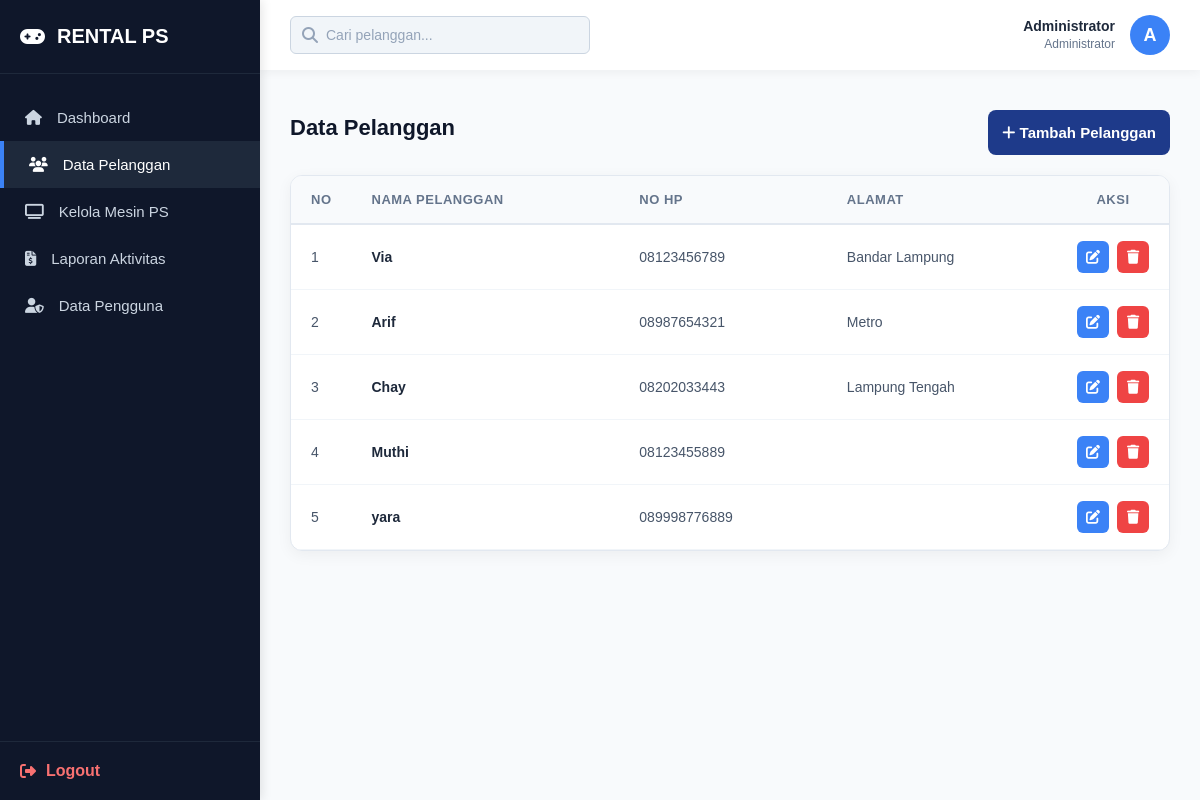
/admin/pelanggan.php (signed in), run on the app's committed database.
### tables this page shows
CREATE TABLE `pelanggan` (
  `id_pelanggan` int NOT NULL,
  `nama_pelanggan` varchar(100) NOT NULL,
  `no_hp` varchar(20) NOT NULL,
  `alamat` text
);

### admin/pelanggan.php (the view, shortened to what this page needs)
<?php
include '../config/koneksi.php';
$action = isset($_GET['action']) ? $_GET['action'] : '';
?>
<!DOCTYPE html>
<html lang="id">
<head>
    <link rel="stylesheet" href="../assets/css/style.css">
    <link rel="stylesheet" href="https://cdnjs.cloudflare.com/ajax/libs/font-awesome/6.4.0/css/all.min.css">
</head>
<body class="dashboard-body">
    <div class="sidebar">
        <div class="sidebar-brand"><i class="fa-solid fa-gamepad"></i> RENTAL PS</div>
        <ul class="sidebar-menu">
            <li><a href="dashboard.php"><i class="fa-solid fa-house"></i> Dashboard</a></li>
            <li><a href="pelanggan.php" class="active"><i class="fa-solid fa-users"></i> Data Pelanggan</a></li>
            <li><a href="ps_unit.php"><i class="fa-solid fa-tv"></i> Kelola Mesin PS</a></li>
            <li><a href="laporan.php"><i class="fa-solid fa-file-invoice-dollar"></i> Laporan Aktivitas</a></li>
            <li><a href="pengguna.php"><i class="fa-solid fa-user-shield"></i> Data Pengguna</a></li>
        </ul>
        <div class="sidebar-bottom">
            <a href="../auth/logout.php" class="logout-btn"><i class="fa-solid fa-right-from-bracket"></i> Logout</a>
        </div>
    </div>
    <div class="main-content">
        <div class="topbar">
            <form action="" method="GET" class="search-bar">
                <i class="fa-solid fa-magnifying-glass"></i>
                <input type="text" name="search" placeholder="Cari pelanggan..." value="<?= isset($_GET['search']) ? $_GET['search'] : ''; ?>">
            </form>
            <div class="user-profile">
                <div class="user-info">
                    <span class="user-name"><?= $_SESSION['nama']; ?></span>
                    <span class="user-role">Administrator</span>
                </div>
                <div class="user-avatar"><?= substr($_SESSION['nama'], 0, 1); ?></div>
            </div>
        </div>
        <div class="content-area">
            <?php if ($action == 'tambah') { ?>
            <div class="recent-activity">
                <h2 class="page-title">Tambah Pelanggan</h2>
                <form method="POST" class="form-container">
                    <div class="input-group">
                        <label>Nama Pelanggan</label>
                        <input type="text" name="nama_pelanggan" required>
                    </div>
                    <div class="input-group">
                        <label>No HP</label>
                        <input type="text" name="no_hp" required>
                    </div>
                    <div class="input-group">
                        <label>Alamat</label>
                        <textarea name="alamat" rows="4"></textarea>
                    </div>
                    <div class="form-actions">
                        <button class="btn-primary" type="submit" name="simpan"><i class="fa-solid fa-save"></i> Simpan</button>
                        <a href="pelanggan.php" class="btn-secondary"><i class="fa-solid fa-xmark"></i> Batal</a>
                    </div>
                </form>
            </div>
            <?php } else {
                $search = isset($_GET['search']) ? $_GET['search'] : '';
                if ($search != '') {
                    $query = mysqli_query($conn, "SELECT * FROM pelanggan WHERE nama_pelanggan LIKE '%$search%' OR no_hp LIKE '%$search%' OR alamat LIKE '%$search%'");
                } else {
                    $query = mysqli_query($conn, "SELECT * FROM pelanggan");
                }
            ?>
            <div class="header-action" style="display: flex; justify-content: space-between; align-items: center; margin-bottom: 20px;">
                <h2 class="page-title" style="margin: 0;">Data Pelanggan</h2>
                <a href="pelanggan.php?action=tambah" class="btn-primary" style="width: auto;"><i class="fa-solid fa-plus"></i> Tambah Pelanggan</a>
            </div>
            <div class="table-container">
                <table class="dashboard-table">
                    <thead>
                        <tr>
                            <th width="5%">No</th>
                            <th>Nama Pelanggan</th>
                            <th>No HP</th>
                            <th>Alamat</th>
                            <th width="12%" style="text-align: center;">Aksi</th>
                        </tr>
                    </thead>
                    <tbody>
                    <?php
                    $no = 1;
                    while ($data = mysqli_fetch_assoc($query)) {
                    ?>
                        <tr>
                            <td><?= $no++; ?></td>
                            <td style="font-weight: bold; color: #1e293b;"><?= $data['nama_pelanggan']; ?></td>
                            <td><?= $data['no_hp']; ?></td>
                            <td><?= $data['alamat']; ?></td>
                            <td>
                                <div class="action-group">
                                    <a href="pelanggan.php?action=edit&id=<?= $data['id_pelanggan']; ?>" class="action-btn edit-btn" title="Edit Data"><i class="fa-solid fa-pen-to-square"></i></a>
                                    <a href="pelanggan.php?action=hapus&id=<?= $data['id_pelanggan']; ?>" class="action-btn delete-btn" onclick="return confirm('Yakin hapus data pelanggan ini?')" title="Hapus Data"><i class="fa-solid fa-trash"></i></a>
                                </div>
                            </td>
                        </tr>
                    <?php } ?>
                    </tbody>
                </table>
            </div>
            <?php } ?>
        </div>
    </div>
</body>
</html>

### assets/css/style.css (style rules this page uses)
* { margin: 0; padding: 0; box-sizing: border-box; font-family: Arial, sans-serif; }
a { text-decoration: none !important; }
body { background-color: #0f172a; display: flex; justify-content: center; align-items: center; min-height: 100vh; }
input, select, textarea { width: 100%; padding: 12px 14px; border: 1px solid #cbd5e1; border-radius: 8px; background-color: #ffffff; color: #1e293b; font-size: 14px; transition: 0.3s; font-family: Arial, sans-serif; appearance: none; -webkit-appearance: none; }
input::placeholder, textarea::placeholder { color: #94a3b8; }
.btn-primary { width: 100%; padding: 14px; background-color: #1e3a8a; color: #ffffff; border: none; border-radius: 8px; font-size: 15px; font-weight: bold; cursor: pointer; margin-top: 10px; transition: 0.3s; }
.dashboard-body { background-color: #f8fafc; display: flex; justify-content: flex-start; align-items: flex-start; min-height: 100vh; padding: 0; margin: 0; }
.sidebar { width: 260px; background-color: #0f172a; color: white; height: 100vh; position: fixed; display: flex; flex-direction: column; box-shadow: 2px 0 10px rgba(0, 0, 0, 0.1); }
.sidebar-brand { padding: 25px 20px; font-size: 20px; font-weight: bold; border-bottom: 1px solid #1e293b; color: #ffffff; display: flex; align-items: center; gap: 12px; }
.sidebar-menu { list-style: none; padding: 20px 0; flex-grow: 1; }
.sidebar-menu li a { display: flex; align-items: center; gap: 15px; padding: 15px 25px; color: #cbd5e1; font-size: 15px; transition: 0.3s; }
.sidebar-menu li a:hover, .sidebar-menu li a.active { background-color: #1e293b; color: #ffffff; border-left: 4px solid #3b82f6; }
.sidebar-bottom { padding: 20px; border-top: 1px solid #1e293b; }
.logout-btn { display: flex; align-items: center; gap: 10px; color: #f87171; font-weight: bold; }
.main-content { margin-left: 260px; flex-grow: 1; width: calc(100% - 260px); }
.topbar { background-color: #ffffff; height: 70px; padding: 0 30px; display: flex; justify-content: space-between; align-items: center; box-shadow: 0 2px 10px rgba(0, 0, 0, 0.05); }
.search-bar { position: relative; display: flex; align-items: center; }
.search-bar i { position: absolute; left: 12px; color: #94a3b8; }
.search-bar input { width: 300px; padding: 10px 15px 10px 35px; border-radius: 6px; border: 1px solid #cbd5e1; background-color: #f1f5f9; margin: 0; transition: 0.3s; }
.user-profile { display: flex; align-items: center; gap: 15px; }
.user-info { text-align: right; }
.user-name { display: block; font-weight: bold; font-size: 14px; color: #1e293b; }
.user-role { font-size: 12px; color: #64748b; }
.user-avatar { width: 40px; height: 40px; background-color: #3b82f6; color: white; border-radius: 50%; display: flex; justify-content: center; align-items: center; font-weight: bold; font-size: 18px; }
.content-area { padding: 30px; }
.page-title { font-size: 22px; color: #0f172a; margin-bottom: 25px; }
.table-container { background-color: #ffffff; border-radius: 12px; box-shadow: 0 4px 15px rgba(0, 0, 0, 0.05); border: 1px solid #e2e8f0; overflow: hidden; }
.dashboard-table { width: 100%; border-collapse: collapse; }
.dashboard-table thead { background-color: #f8fafc; border-bottom: 2px solid #e2e8f0; }
.dashboard-table th { padding: 16px 20px; text-align: left; font-size: 13px; font-weight: bold; color: #64748b; text-transform: uppercase; letter-spacing: 0.5px; }
.dashboard-table td { padding: 16px 20px; color: #475569; font-size: 14px; border-bottom: 1px solid #f1f5f9; vertical-align: middle; }
.action-group { display: flex; justify-content: center; gap: 8px; }
.action-btn { display: inline-flex; align-items: center; justify-content: center; width: 32px; height: 32px; border-radius: 6px; color: #ffffff !important; font-size: 14px; transition: all 0.2s ease; }
.edit-btn { background-color: #3b82f6; }
.delete-btn { background-color: #ef4444; }

### data on the page
pelanggan: nama_pelanggan "Via", no_hp "08123456789", alamat "Bandar Lampung"
pelanggan: nama_pelanggan "Arif", no_hp "08987654321", alamat "Metro"
pelanggan: nama_pelanggan "Chay", no_hp "08202033443", alamat "Lampung Tengah"
pelanggan: nama_pelanggan "Muthi", no_hp "08123455889"
pelanggan: nama_pelanggan "yara", no_hp "089998776889"

### other printed values
$_SESSION['nama'] "Administrator"
substr($_SESSION['nama'], 0, 1) "A"
